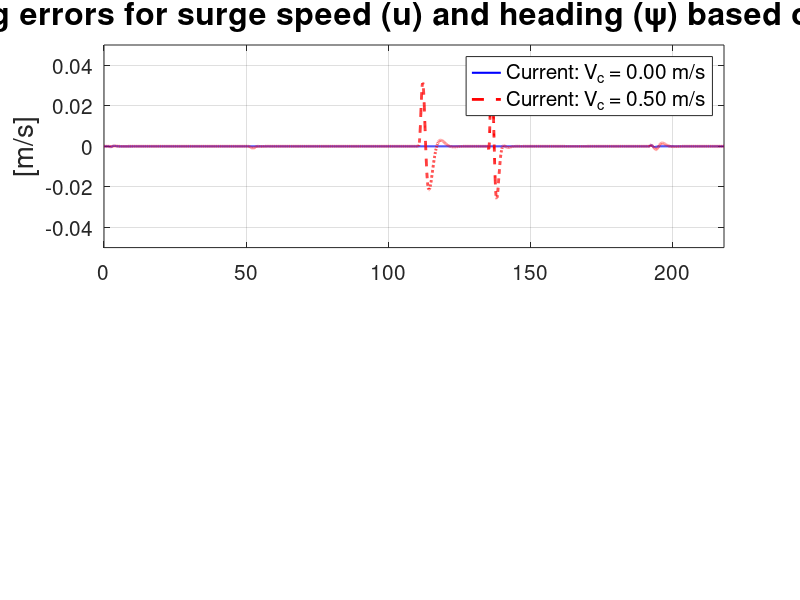

Here is the MATLAB script that generated this plot: (Note: this script raises an error after producing the figure.)
%% Velocity Error Calculations – EKF Tracking Accuracy under Varying Currents
% This script compares the tracking errors in surge velocity (u) and heading 
% angle (ψ) for the Remora Rover under two current conditions: no current 
% (V_c = 0.0 m/s) and moderate current (V_c = 0.5 m/s). The data is precomputed 
% using EKF simulations and visualized to evaluate how ocean currents influence 
% navigation performance.

% Note: Run 'EKF_SIMULATOR.m' first to ensure all necessary data is loaded.


clear;               % Clears all params in Workspace
% close all;         % Optional: Uncomment to close all existing figures before running.

load('u_tilde_small.mat')
load('psi_tilde_small.mat')
load('psi_tilde_large.mat')
load('u_tilde_large.mat')
load('time.mat')

%% ===================== Parameters =====================
v_c_small = 0;
v_c_large = 0.5;

switchTimes  = [50,   110,  135,   192]; % For Plotting
switchValues = [0, (0 + pi/2), (pi/2 + pi/2), (pi + pi/2), 2*pi]; % For Plotting

label_size = 20;
axis_size = 15;
title_size = 23;
legend_size = 15;
ref_size = 15;
legend_size_F3_and_4 = 12;
grayColor = [0.25 0.25 0.25]; % (Dark Gray)

%% ===================== Figure: Tracking Errors for Small vs Large Current =====================
figure('Name','Tracking Errors: Small vs Large Current','NumberTitle','off')

legend_str_small = sprintf('Current: V_c = %.2f m/s', v_c_small);
legend_str_large = sprintf('Current: V_c = %.2f m/s', v_c_large);

% --- Top plot: Surge speed tracking error
subplot(2,1,1)
plot(time, u_tilde_small, 'b-', 'LineWidth',1.5); hold on;
plot(time, u_tilde_large, 'r--', 'LineWidth',2.0);
set(gca, 'FontSize', axis_size);
ylabel('[m/s]','FontSize', label_size);
title('Tracking errors for surge speed (u) and heading (\psi) based on current', 'FontSize', title_size);
legend(legend_str_small, legend_str_large, 'Location','northeast','FontSize', legend_size);
ylim([-0.05 0.05]);
xlim([0 218]);
grid on; box on;
for k = 1:numel(switchTimes)
    labelStr = ['\psi_{ref} = ' num2str(switchValues(k+1), '%.2f') ' rad'];
    xline(switchTimes(k), '--', 'Color', grayColor, 'LineWidth', 1.2, ...
        'HandleVisibility', 'off', ...
        'Label', labelStr, ...
        'LabelVerticalAlignment', 'bottom', ...
        'LabelHorizontalAlignment', 'right', ...
        'LabelOrientation', 'horizontal', 'FontSize', ref_size);
end

% --- Bottom plot: Heading tracking error
subplot(2,1,2)
plot(time, psi_tilde_small, 'b-', 'LineWidth',1.5); hold on;
plot(time, psi_tilde_large, 'r--', 'LineWidth',2.0);
set(gca, 'FontSize', axis_size);
xlabel('Time [s]','FontSize',label_size);
ylabel('[rad]','FontSize',label_size);

legend(legend_str_small, legend_str_large, 'Location','northeast','FontSize', legend_size);
ylim([-0.2 0.2]);
xlim([0 218]);
grid on; box on;
for k = 1:numel(switchTimes)
    labelStr = ['\psi_{ref} = ' num2str(switchValues(k+1), '%.2f') ' rad'];
    xline(switchTimes(k), '--', 'Color', grayColor, 'LineWidth', 1.2, ...
        'HandleVisibility', 'off', ...
        'Label', labelStr, ...
        'LabelVerticalAlignment', 'bottom', ...
        'LabelHorizontalAlignment', 'right', ...
        'LabelOrientation', 'horizontal', 'FontSize', ref_size);
end